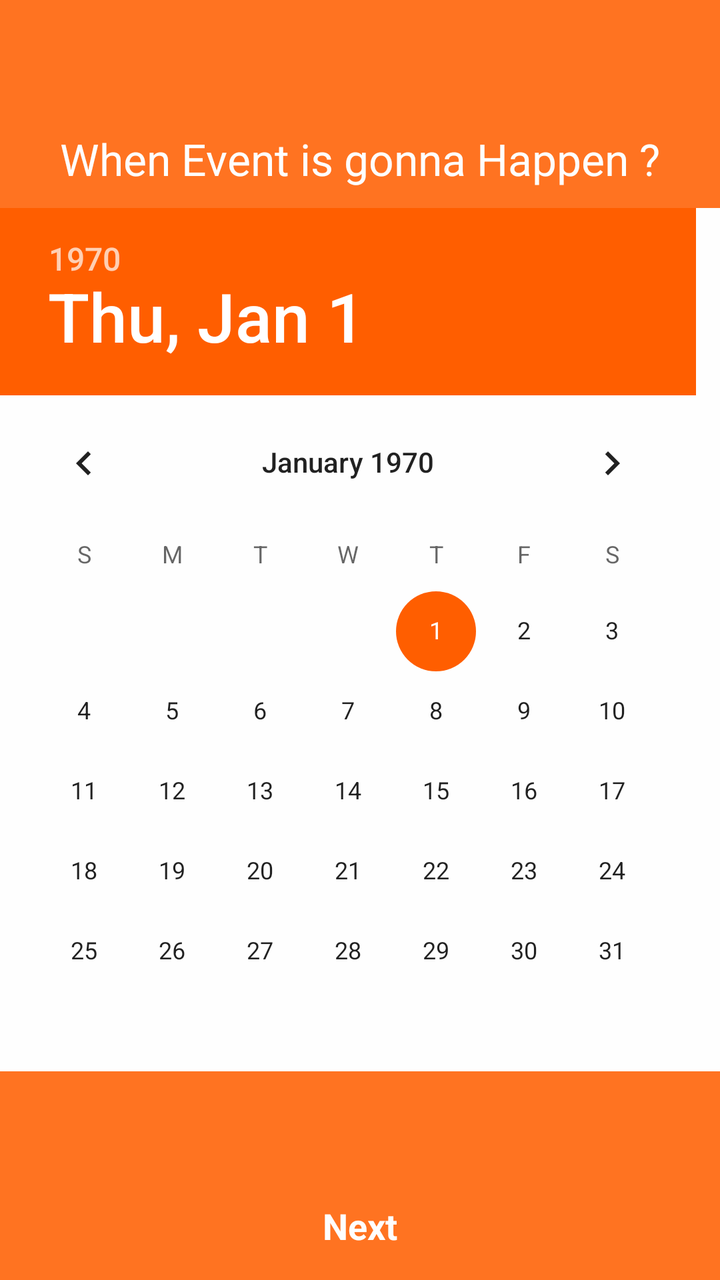
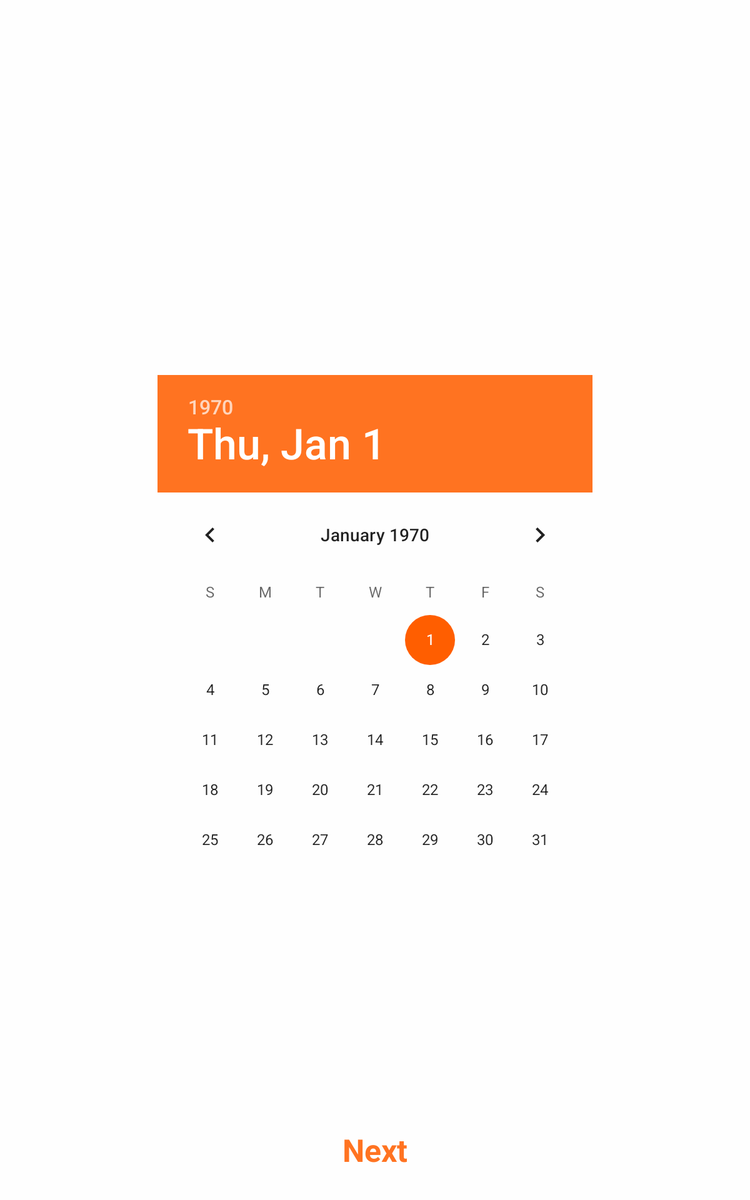

Two renders of one Android screen. The first uses the default layout on a phone; the second uses the alternative layout the repository ships for a different screen configuration, on a matching device. The two XML files are below.
<!-- AndroidManifest.xml: application theme AppTheme -->
<!-- res/layout/fragment_request_two.xml -->
<RelativeLayout xmlns:android="http://schemas.android.com/apk/res/android"
    xmlns:tools="http://schemas.android.com/tools" android:layout_width="match_parent"
    android:background="@color/colorPrimary"
    android:layout_height="match_parent" tools:context="com.sixmo.fragments.RequestTwoFragment">


    <TextView
        android:layout_width="match_parent"
        android:layout_height="wrap_content"
        android:gravity="center"
        android:textAppearance="?android:attr/textAppearanceMedium"
        android:text="Next"
        android:layout_marginBottom="15dp"
        android:textColor="@color/white"
        android:id="@+id/nextTwo"
        android:textStyle="bold"
        android:layout_alignParentBottom="true"
        android:layout_centerHorizontal="true" />

    <DatePicker
        android:layout_width="match_parent"
        android:layout_height="wrap_content"
        android:id="@+id/datePicker"
        android:background="@color/white"
        android:layout_gravity="center_horizontal"
        android:layout_centerVertical="true"
        android:layout_alignParentRight="true"
        android:layout_alignParentEnd="true" />

    <TextView
        android:layout_width="wrap_content"
        android:layout_height="wrap_content"
        android:textAppearance="?android:attr/textAppearanceLarge"
        android:text="@string/happen_hint"
        android:textColor="@color/white"
        android:id="@+id/textView3"
        android:layout_above="@+id/datePicker"
        android:layout_centerHorizontal="true"
        android:layout_marginBottom="10dp" />

</RelativeLayout>
<!-- resources referenced by this layout -->
<resources>
  <color name="colorPrimary">#ff7321</color>
  <color name="white">#fefefe</color>
  <string name="happen_hint">When Event is gonna Happen ?</string>
  <style name="AppTheme" parent="Theme.AppCompat.Light.DarkActionBar">
          
          <item name="colorPrimary">@color/colorPrimary</item>
          <item name="colorPrimaryDark">@color/colorPrimaryDark</item>
          <item name="colorAccent">@color/colorAccent</item>
      </style>
  <color name="colorPrimaryDark">#de5200</color>
  <color name="colorAccent">#ff5e00</color>
</resources>
<!-- res/layout-large/fragment_request_two.xml (the author's variant of the layout above) -->
<!-- drawn on a 7-inch tablet held upright -->
<RelativeLayout xmlns:android="http://schemas.android.com/apk/res/android"
    xmlns:tools="http://schemas.android.com/tools" android:layout_width="match_parent"
    android:background="@color/white"
    android:paddingLeft="@dimen/activity_horizontal_margin"
    android:paddingRight="@dimen/activity_horizontal_margin"
    android:paddingTop="@dimen/activity_vertical_margin"
    android:paddingBottom="@dimen/activity_vertical_margin"
    android:layout_height="match_parent" tools:context="com.sixmo.fragments.RequestTwoFragment">


    <TextView
        android:layout_width="250dp"
        android:layout_height="50dp"
        android:gravity="center"
        android:textAppearance="?android:attr/textAppearanceMedium"
        android:textSize="25dp"
        android:text="Next"
        android:layout_marginBottom="15dp"
        android:textColor="@color/colorPrimary"
        android:id="@+id/nextTwo"
        android:textStyle="bold"
        android:layout_alignParentBottom="true"
        android:layout_centerHorizontal="true" />

    <DatePicker
        android:layout_width="wrap_content"
        android:layout_height="wrap_content"
        android:id="@+id/datePicker"
        android:layout_marginTop="300dp"
        android:headerBackground="@color/colorPrimary"
        android:layout_gravity="center_horizontal"
        android:layout_alignParentTop="true"
        android:layout_centerHorizontal="true" />

</RelativeLayout>
<!-- resources referenced by the variant -->
<!-- as a 7-inch tablet held upright resolves them -->
<resources>
  <color name="colorPrimary">#ff7321</color>
  <color name="white">#fefefe</color>
  <style name="AppTheme" parent="Theme.AppCompat.Light.DarkActionBar">
          
          <item name="colorPrimary">@color/colorPrimary</item>
          <item name="colorPrimaryDark">@color/colorPrimaryDark</item>
          <item name="colorAccent">@color/colorAccent</item>
      </style>
  <color name="colorPrimaryDark">#de5200</color>
  <color name="colorAccent">#ff5e00</color>
</resources>
